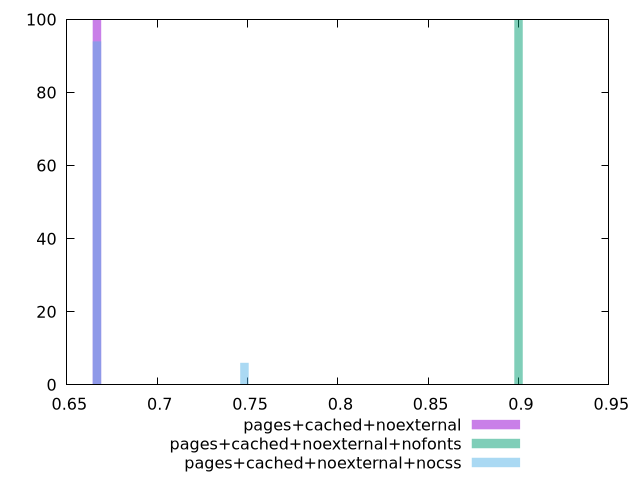

Write the gnuplot code that produced this figure.
$_pagesCachedNoexternal <<EOF
0.6666666666666667 100
EOF
$_pagesCachedNoexternalNofonts <<EOF
0.9 100
EOF
$_pagesCachedNoexternalNocss <<EOF
0.6666664206427918 94
0.7482990435786439 6
EOF
set key outside below
set terminal pngcairo
set output "report_00005_2020-11-02T22-26-11.212Z/uses-text-compression/uses-text-compression_pages+cached+noexternal_pages+cached+noexternal+nofonts_pages+cached+noexternal+nocss+hist.png"
set boxwidth 0.004666671587144165
set style fill transparent solid 0.5 noborder
set yrange [0:100]
plot $_pagesCachedNoexternal title "pages+cached+noexternal" with boxes ,$_pagesCachedNoexternalNofonts title "pages+cached+noexternal+nofonts" with boxes ,$_pagesCachedNoexternalNocss title "pages+cached+noexternal+nocss" with boxes ,
